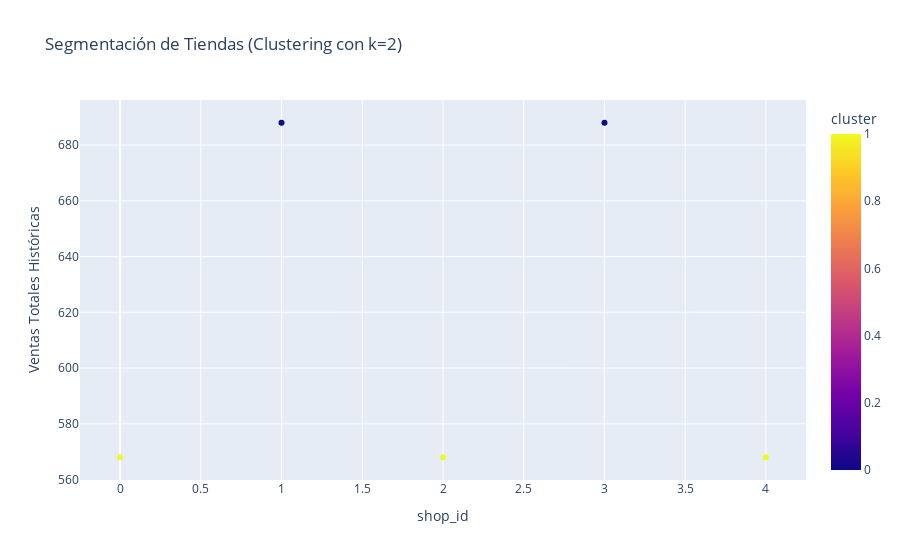

Notebook cell for this chart:
### Markdown cell above
**Conclusión:** El codo sugiere usar k=3, pero si hay advertencias sobre datos duplicados, usaremos k=2.

### Code cell
# 3. Aplicar K-Means (se elige k=2 con base en el Método del Codo)
from sklearn.preprocessing import StandardScaler

# Escalamiento previo para estabilizar distancias en K-Means
scaler = StandardScaler()
shop_sales_scaled = scaler.fit_transform(shop_sales[['item_cnt_day']])

# Se utiliza k=2 para evitar warnings con valores idénticos y reflejar el resultado del análisis
n_clusters = 2
kmeans = KMeans(n_clusters=n_clusters, random_state=42, n_init=10)
shop_sales['cluster'] = kmeans.fit_predict(shop_sales_scaled)

# Visualización de tiendas segmentadas por volumen de ventas
fig = px.scatter(
    shop_sales,
    x='shop_id',
    y='item_cnt_day',
    color='cluster',
    title=f'Segmentación de Tiendas (Clustering con k={n_clusters})',
    labels={'item_cnt_day': 'Ventas Totales Históricas'}
)
fig.show()

### Figure 1 — Plotly figure (JSON) as saved in the notebook; plotly's stock layout.template omitted (floating-point values rounded to 4 significant figures)
{"data": [{"hovertemplate": "shop_id=%{x}<br>Ventas Totales Históricas=%{y}<br>cluster=%{marker.color}<extra></extra>", "legendgroup": "", "marker": {"color": [1, 0, 1, 0, 1], "coloraxis": "coloraxis", "symbol": "circle"}, "mode": "markers", "name": "", "orientation": "v", "showlegend": false, "type": "scatter", "x": [0, 1, 2, 3, 4], "xaxis": "x", "y": [568, 688, 568, 688, 568], "yaxis": "y"}], "layout": {"coloraxis": {"colorbar": {"title": {"text": "cluster"}}, "colorscale": [[0, "#0d0887"], [0.1111, "#46039f"], [0.2222, "#7201a8"], [0.3333, "#9c179e"], [0.4444, "#bd3786"], [0.5556, "#d8576b"], [0.6667, "#ed7953"], [0.7778, "#fb9f3a"], [0.8889, "#fdca26"], [1, "#f0f921"]]}, "legend": {"tracegroupgap": 0}, "title": {"text": "Segmentación de Tiendas (Clustering con k=2)"}, "xaxis": {"anchor": "y", "domain": [0, 1], "title": {"text": "shop_id"}}, "yaxis": {"anchor": "x", "domain": [0, 1], "title": {"text": "Ventas Totales Históricas"}}}}
